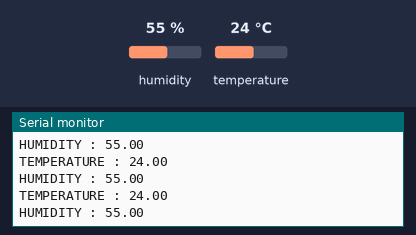
The sketch below on a simulated Arduino Uno, built with avr-gcc and run on an emulated ATmega328P. Parts: the last lines printed to the serial monitor. Inputs (shaded band) come from the test bench; at power-on: humidity 55 %, temperature 24 °C.

Above: at 2.8 s.
2.9 s: humidity set to 22 %
At 4.5 s:
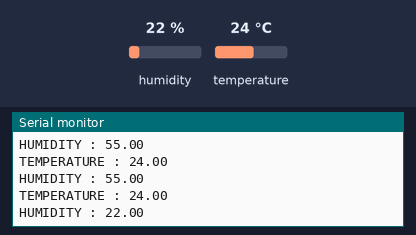
5.6 s: temperature set to 12 °C
At 7.7 s:
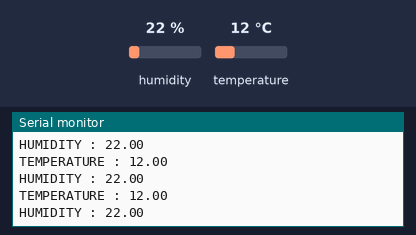
8.3 s: humidity set to 40 %
At 11.5 s:
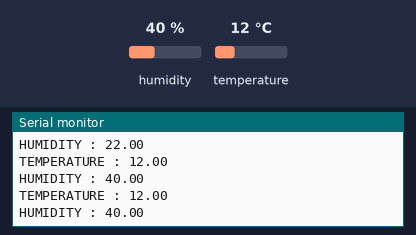
Timing chart, 0 to 13.0 s (numbered marks = the images above; inputs shaded):
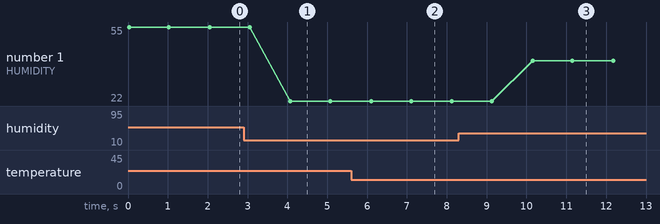

Measured:
- after the input at 2.9 s, the serial monitor: prints a new line after 1.2 s (image 1)
- after the input at 5.6 s, the serial monitor: prints a new line after 0.50 s (image 2)
- after the input at 8.3 s, the serial monitor: prints a new line after 1.9 s (image 3)
- plotted number 1: 55 → 22 after the input at 2.9 s, 22 → 40 after the input at 8.3 s

The sketch:

Temper_Humid.ino
```cpp
#include "DHT.h"
const uint8_t TEMPER_PIN {A0};
const uint8_t RELAY_PIN {50U};
DHT dht(TEMPER_PIN, 11);

void setup() {
  // put your setup code here, to run once:
  Serial.begin(115200UL);
  dht.begin();//dht 센서 초기화
  pinMode(RELAY_PIN, OUTPUT);

}

void loop() {
  // put your main code here, to run repeatedly:
  if(dht.read()){
    float temperature = dht.readTemperature();
    float percentHumidity = dht.readHumidity();
    float heat = dht.computeHeatIndex(temperature, percentHumidity);

    Serial.print(F("TEMPERATURE : "));
    Serial.println(temperature);
    Serial.print(F("HUMIDITY : "));
    Serial.println(percentHumidity);


    if(temperature>25.0F){
      digitalWrite(RELAY_PIN, HIGH);
    }else{
      digitalWrite(RELAY_PIN, LOW);
    }

    if(heat>40.0F){
      Serial.println("fire");
    }
  }
  delay(1000UL);
}
```
